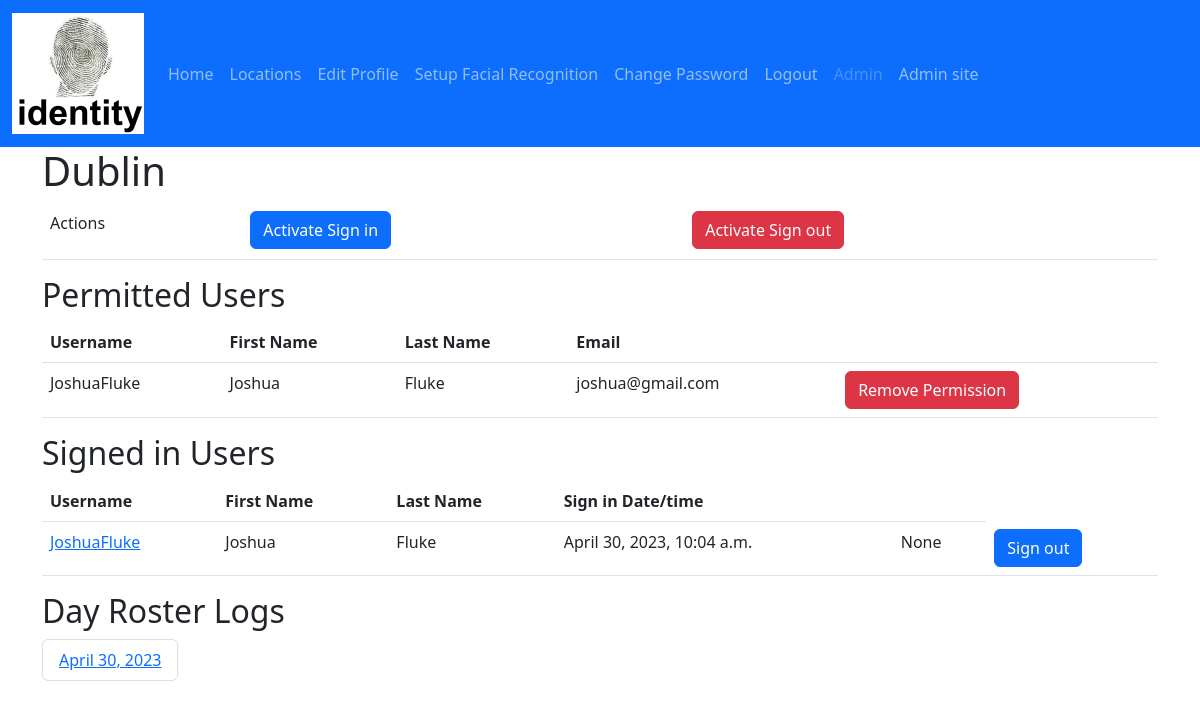
The app's page /locations/3/ (signed in) with its own data.
### identity/models.py (models this page shows, shortened)
class UserAccount(AbstractUser):
    is_face_recognition_enabled = models.BooleanField(default=False)
    is_twin = models.BooleanField(default=False)
    telephone = models.CharField(max_length=20, blank=True)

class Location(models.Model):
    id = models.AutoField(primary_key=True)
    address = models.CharField(max_length=200)
    description = models.CharField(max_length=200)
    email = models.EmailField(max_length=200, unique=True)
    name = models.CharField(max_length=200, unique=True)
    telephone = models.CharField(max_length=20)

class LocationPermission(models.Model):
    location = models.ForeignKey(Location, on_delete=models.CASCADE)
    user_account = models.ForeignKey(
        settings.AUTH_USER_MODEL,
        on_delete=models.CASCADE,
    )

class Roster(models.Model):
    id = models.AutoField(primary_key=True)
    location = models.ForeignKey(Location, on_delete=models.CASCADE)
    sign_in_date = models.DateTimeField('date signed in', auto_now_add=True)
    sign_out_date = models.DateTimeField('date signed out', blank=True, null=True)
    user_account = models.ForeignKey(
        settings.AUTH_USER_MODEL,
        on_delete=models.CASCADE,
    )

### identity/views.py (the view)
# urls.py: path('locations/<int:location_id>/',views.location_details, name='details'),
@login_required
@permission_required('identity.change_location', raise_exception=True)
def location_details(request, location_id):
    location = get_object_or_404(Location, pk=location_id)
    location_active_sign_ins: list = Roster.objects.filter(
        location=location, sign_out_date__isnull=True)
    location_day_roster_logs: list = Roster.objects.filter(
        location=location).values_list('sign_in_date__date', flat=True).distinct()
    context = {
        'location': location,
        'location_active_sign_ins': location_active_sign_ins,
        'location_day_roster_logs': location_day_roster_logs,
    }
    return render(request, 'locations/details.html', context)

### identity/templates/locations/details.html (shortened to what this page needs)
{% extends "master.html" %}
{% block content %}
    <h1>{{ location.name }}</h1>
    <table class="table" aria-describedby="my-desc">
        <tr>
            <td>
                <p id="my-desc">Actions</p>
            </td>
            <td>
                {% if perms.identity.activate_sign_in %}
                    <a class="btn btn-primary" href="{% url 'sign_in' location.id %}">Activate Sign in</a>
                {% endif %}
            </td>
            <td>
                {% if perms.identity.activate_sign_out %}
                    <a class="btn btn-danger" href="{% url 'sign_out' location.id %}">Activate Sign out</a>
                {% endif %}
            </td>
        </tr>
    </table>
    <h2 id="my-desc">Permitted Users</h2>
    {% if location.locationpermission_set.all %}
        <table class="table" aria-describedby="my-desc">
            <tr>
                <th>Username</th>
                <th>First Name</th>
                <th>Last Name</th>
                <th>Email</th>
                <th>
                </th>
            </tr>
            {% for location_permission in location.locationpermission_set.all %}
                <tr>
                    <td>{{ location_permission.user_account.username }}</td>
                    <td>{{ location_permission.user_account.first_name }}</td>
                    <td>{{ location_permission.user_account.last_name }}</td>
                    <td>{{ location_permission.user_account.email }}</td>
                    <td>
                        <a class="btn btn-danger"
                           href="{% url 'remove-permission' location_permission.location.id location_permission.user_account.id %}">Remove Permission</a>
                    </td>
                </tr>
            {% endfor %}
        </table>
    {% else %}
        <p>No Permissions are set for this location.</p>
    {% endif %}
    <h2 id="roster-desc">Signed in Users</h2>
    {% if location.roster_set.all %}
        <table class="table" aria-describedby="roster-desc">
            <tr>
                <th>Username</th>
                <th>First Name</th>
                <th>Last Name</th>
                <th>Sign in Date/time</th>
                <th>
                </th>
            </tr>
            {% for roster in location_active_sign_ins %}
                <tr>
                    <td>
                        <a href="{% url 'user-account-details' roster.user_account.id %}">{{ roster.user_account.username }}</a>
                    </td>
                    <td>{{ roster.user_account.first_name }}</td>
                    <td>{{ roster.user_account.last_name }}</td>
                    <td>{{ roster.sign_in_date }}</td>
                    <td>{{ roster.sign_out_date }}</td>
                    <td>
                        <a class="btn btn-primary" href="{% url 'force-sign-out' roster.id %}">Sign out</a>
                    </td>
                </tr>
            {% endfor %}
        </table>
    {% else %}
        <p>
            No active user sign-ins for this location.
        </p>
    {% endif %}
    <h2 id="day-roster-desc" class="sm">
        Day Roster Logs
    </h2>
    {% if location_day_roster_logs %}
        <ul class="list-group list-group-horizontal">
            {% for location_day_roster_log in location_day_roster_logs %}
                <li class="list-group-item">
                    <a href="{% url 'roster-details' location.id location_day_roster_log %}">{{ location_day_roster_log }}</a>
                </li>
            {% endfor %}
        </ul>
    {% else %}
        <p>
            No Day Roster Logs for this location.
        </p>
    {% endif %}
{% endblock content %}

### identity/templates/master.html (shortened to what this page needs)
{% load static %}
<!DOCTYPE html>
<html lang="en">
    <head>
        <link href="https://cdn.jsdelivr.net/npm/bootstrap@5.2.2/dist/css/bootstrap.min.css"
              rel="stylesheet"
/>
    </head>
    <body>
        <header>
            <nav class="navbar navbar-expand-lg navbar-dark bg-primary">
                <div class="container-fluid">
                    <a class="navbar-brand" href="/">
                        <img src="{% static 'img/identity-logo.png' %}" alt="Identity Logo"/>
                    </a>
                    <div class="collapse navbar-collapse" id="navbarColor01">
                        <ul class="navbar-nav me-auto">
                            <li class="nav-item active">
                                <a class="nav-link" href="/">Home
                                </a>
                            </li>
                            {% if user.is_authenticated %}
                                <li class="nav-item">
                                    <a class="nav-link" href="{% url 'locations' %}">Locations</a>
                                </li>
                                <li class="nav-item">
                                    <a class="nav-link" href="{% url 'edit_user_profile' %}">Edit Profile</a>
                                </li>
                                <li class="nav-item">
                                    <a class="nav-link" href="{% url 'setup_facial_recognition' %}">Setup Facial Recognition</a>
                                </li>
                                <li class="nav-item">
                                    <a class="nav-link" href="{% url 'change_password' %}">Change Password</a>
                                </li>
                                <li class="nav-item">
                                    <a class="nav-link" href="{% url 'logout' %}">Logout</a>
                                </li>
                                <li class="nav-item">
                                    <span class="nav-link disabled">{{ user.get_username }}</span>
                                </li>
                            {% else %}
                                <li class="nav-item">
                                    <a class="nav-link" href="{% url 'login' %}">Login</a>
                                </li>
                            {% endif %}
                            <li class="nav-item">
                                <a class="nav-link" href="{% url 'admin:index' %}">Admin site</a>
                            </li>
                        </ul>
                    </div>
                </div>
            </nav>
        </header>
        <div class="container">
            <div class="row">
                <main>
                    {% block content %}
                    {% endblock content %}
                </main>
            </div>
        </div>
    </body>
</html>

### records on screen
UserAccount: get_username "Admin"
Location: name "Dublin"
LocationPermission: user_account.username "JoshuaFluke", user_account.first_name "Joshua", user_account.last_name "Fluke", user_account.email "joshua@gmail.com"
Roster: user_account.username "JoshuaFluke", user_account.first_name "Joshua", user_account.last_name "Fluke", sign_in_date "April 30, 2023, 10:04 a.m.", sign_out_date "None"

### other values on screen
{{ location_day_roster_log }} "April 30, 2023"
